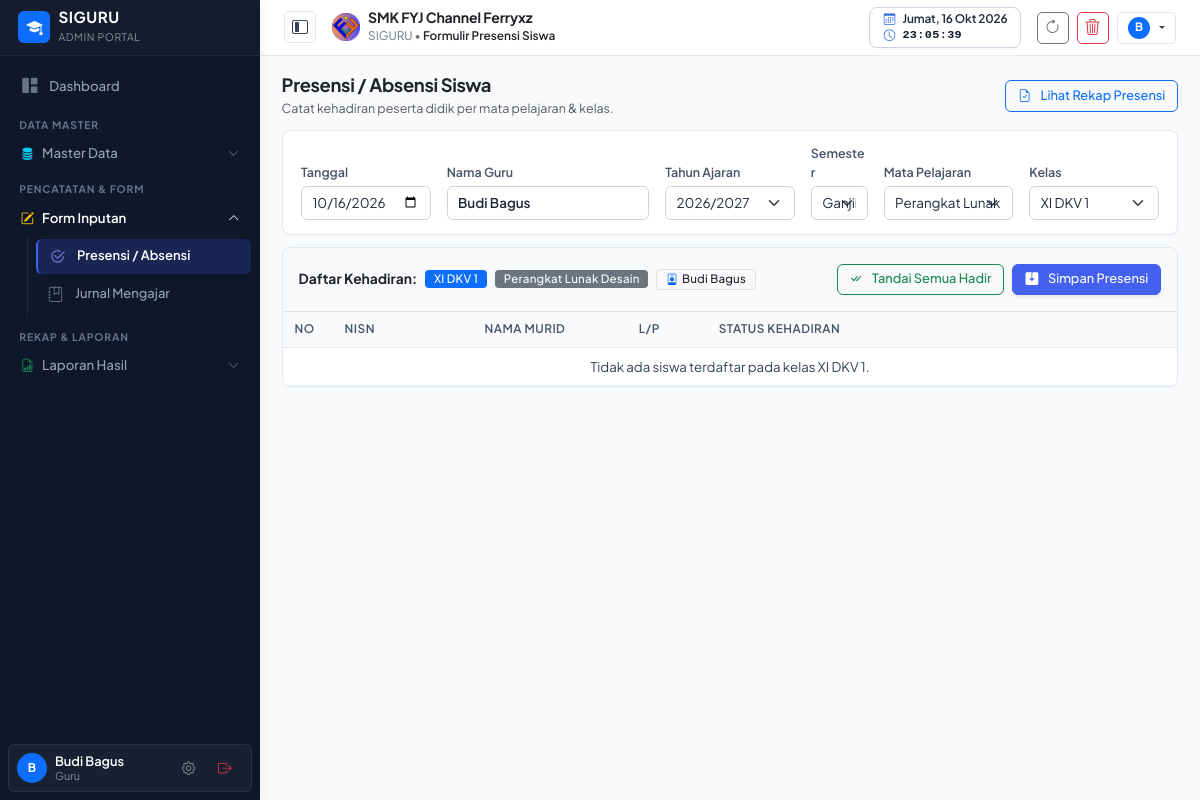
The page /form-absen.php (signed in) on the database its author committed.
### tables this page shows
CREATE TABLE pengaturan (
    id INTEGER PRIMARY KEY AUTOINCREMENT,
    logo TEXT DEFAULT 'assets/images/logo.png',
    nama_sekolah TEXT DEFAULT 'SMK NEGERI 1 CONTOH',
    tahun_ajaran TEXT DEFAULT '2026/2027',
    semester TEXT DEFAULT 'Ganjil',
    kelas TEXT DEFAULT 'X RPL 1, X RPL 2, XI RPL 1, XI RPL 2, XII RPL 1, XII RPL 2',
    mata_pelajaran TEXT DEFAULT 'Matematika, Bahasa Indonesia, Pemrograman Web, Basis Data, Bahasa Inggris, PJOK, Pendidikan Agama',
    folder_jurnal TEXT,
    folder_foto TEXT,
    folder_guru_wali TEXT,
    folder_wali TEXT,
    folder_ekstra TEXT,
    link_db_absen TEXT,
    link_db_jurnal TEXT,
    link_db_guru_wali TEXT,
    link_db_wali TEXT,
    link_db_ekstra TEXT,
    list_ekstrakurikuler TEXT DEFAULT 'Pramuka, Paskibra, Futsal, Basket, Rohis, PMR, Desain Grafis, Robotik',
    kepala_sekolah TEXT DEFAULT 'Drs. H. Ahmad Fauzi, M.Pd.',
    nip_kepala_sekolah TEXT DEFAULT '19750815 199903 1 002'
, kop_surat TEXT DEFAULT 'assets/images/kop_surat.png', kop_size TEXT DEFAULT '90', kabupaten TEXT DEFAULT 'Klungkung', ttd_kepsek TEXT DEFAULT 'https://drive.google.com/thumbnail?id=1GUfUommgYjV-cnhU0tTB8kRJy8iXagkI', list_tahun_ajaran TEXT DEFAULT '["2025/2026", "2026/2027", "2027/2028"]');

### form-absen.php (the view, shortened to what the rows shown need)
<?php
require_once __DIR__ . '/config/helper.php';
$settings = getSettings();
$taList = getDaftarTahunAjaran();
$tahunAjaran = $_GET['ta'] ?? ($_GET['tahun_ajaran'] ?? ($settings['tahun_ajaran'] ?? '2026/2027'));
$semester = $_GET['semester'] ?? ($settings['semester'] ?? 'Ganjil');
require_once __DIR__ . '/views/header.php';
?>
<main class="content-wrapper">
    <div class="card card-table p-4 mb-4">
        <form method="GET" action="form-absen.php" class="row g-3 align-items-end">
            <div class="col-md-2 col-sm-4">
                <label class="form-label fw-semibold small text-secondary">Tahun Ajaran</label>
                <select name="ta" class="form-select" onchange="this.form.submit()">
                    <?php foreach ($taList as $taItem): ?>
                        <option value="<?= htmlspecialchars($taItem) ?>" <?= $tahunAjaran === $taItem ? 'selected' : '' ?>><?= htmlspecialchars($taItem) ?></option>
                    <?php endforeach; ?>
                </select>
            </div>
            <div class="col-md-1 col-sm-4">
                <label class="form-label fw-semibold small text-secondary">Semester</label>
                <select name="semester" class="form-select" onchange="this.form.submit()">
                    <option value="Ganjil" <?= $semester === 'Ganjil' ? 'selected' : '' ?>>Ganjil</option>
                </select>
            </div>
        </form>
    </div>
    <form method="POST" action="form-absen.php">
        <div class="card card-table overflow-hidden">
            <div class="table-responsive">
                <table class="table table-custom align-middle mb-0">
                    <thead>
                        <tr>
                            <th style="width: 50px;">No</th>
                            <th style="width: 140px;">NISN</th>
                            <th>Nama Murid</th>
                            <th style="width: 80px;">L/P</th>
                            <th style="min-width: 320px;">Status Kehadiran</th>
                        </tr>
                    </thead>
                </table>
            </div>
        </div>
    </form>
</main>
<?php require_once __DIR__ . '/views/footer.php'; ?>

### views/header.php (shortened to what the rows shown need)
<?php
require_once __DIR__ . '/../config/helper.php';
$settings = getSettings();
?>
<!DOCTYPE html>
<html lang="id">
<head>
    <link href="https://cdn.jsdelivr.net/npm/bootstrap@5.3.2/dist/css/bootstrap.min.css" rel="stylesheet">
    <link rel="stylesheet" href="https://cdn.jsdelivr.net/npm/bootstrap-icons@1.11.3/font/bootstrap-icons.min.css">
    <link rel="stylesheet" href="https://cdnjs.cloudflare.com/ajax/libs/font-awesome/6.5.1/css/all.min.css">
    <link rel="stylesheet" href="assets/css/style.css?v=<?= time() ?>">
</head>
<body>
<header class="main-header d-flex align-items-center justify-content-between px-3 px-md-4">
    <div class="d-flex align-items-center gap-2 gap-md-3">
        <div class="d-flex align-items-center gap-2">
            <img src="<?= htmlspecialchars($settings['logo'] ?? 'assets/images/logo.png') ?>" alt="Logo" class="rounded" style="height: 28px; width: 28px; object-fit: contain;">
            <div>
                <span class="d-none d-md-block fw-bold text-dark mb-0" style="font-size: 0.88rem; line-height: 1.15; letter-spacing: -0.01em;">
                    <?= htmlspecialchars($settings['nama_sekolah'] ?? 'SMK FYJ Channel Ferryxz') ?>
                </span>
                <span class="text-secondary small" style="line-height: 1.1; font-size: 0.74rem;">
                    SIGURU &bull; <span class="fw-semibold text-dark"><?= htmlspecialchars($pageTitle ?? 'Dashboard') ?></span>
                </span>
            </div>
        </div>
    </div>
</header>

### rows shown on the page
pengaturan: logo (picture), nama_sekolah "SMK FYJ Channel Ferryxz", ta "2026/2027", semester "Ganjil"

### other values the page prints
$pageTitle "Formulir Presensi Siswa"
substr($user['nama'] ?: 'U', 0, 1) "B"
substr($currentUserData['nama'] ?? 'U', 0, 1) "B"
$currentUserData['nama'] "Budi Bagus"
$currentUserData['hak_akses'] "Guru"
$selectedKelas "XI DKV 1"
$selectedMapel "Perangkat Lunak Desain"
$selectedGuru "Budi Bagus"
form field mapel "Perangkat Lunak Desain"
form field kelas "XI DKV 1"
